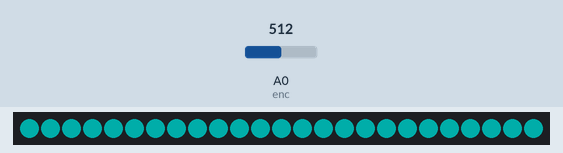
Recording of a sketch running on a simulated Arduino Uno, built with avr-gcc and run on an emulated ATmega328P. On the bench: 25 RGB LEDs in strip order, left to right. The inputs (shaded band) are chosen by the test bench; at power-on: A0 (enc) = 512. Dim RGB values are drawn brighter than linear.

Above: at 1.2 s.
1.3 s: A0 (enc) set to 716
At 2.1 s:
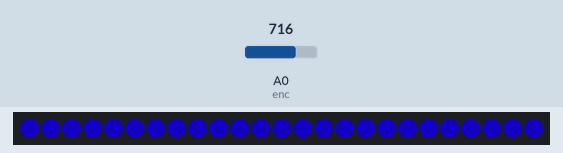
2.8 s: A0 (enc) set to 900
At 3.2 s:
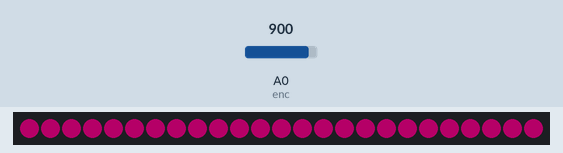
4.3 s: A0 (enc) set to 1023
At 5.5 s:
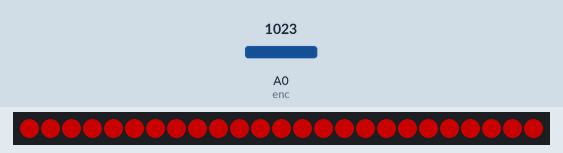
5.8 s: A0 (enc) set to 306
At 6.3 s:
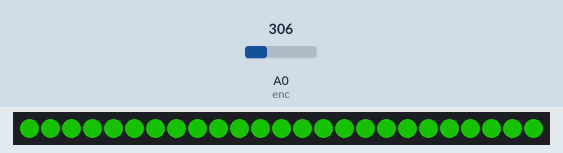
7.3 s: A0 (enc) set to 160
At 8.5 s:
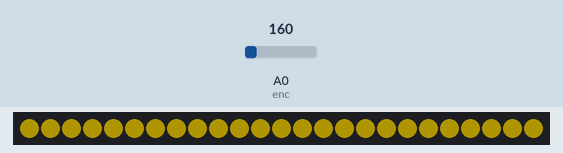
8.8 s: A0 (enc) set to 122
Timing chart, 0 to 11.3 s (numbered marks = the images above; inputs shaded):
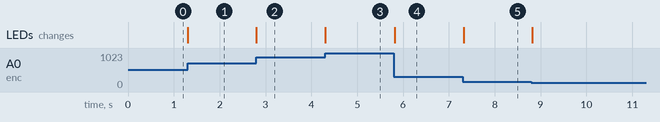

Measured:
- after the input at 1.3 s, the LEDs: change at once (image 1)
- after the input at 2.8 s, the LEDs: change at once (image 2)
- after the input at 4.3 s, the LEDs: change at once (image 3)
- after the input at 5.8 s, the LEDs: change at once (image 4)
- after the input at 7.3 s, the LEDs: change at once (image 5)

The sketch:

Neo_pixel_variable_resistance.ino
```cpp
#include <Adafruit_NeoPixel.h>

int Neo_pin = 7;
int enc = A0;

Adafruit_NeoPixel Neo = Adafruit_NeoPixel(25, Neo_pin, NEO_GRB);

void setup() {
  Neo.begin();
  Neo.setBrightness(100);
  Neo.clear();

}
void loop() {

int val = analogRead(enc);
int x = map(val, 0, 1023, 0, 255);
for (int i = 0; i < 25; i++) {
  Neo.setPixelColor(i, Wheel(x));
  }
  Neo.show();
  delay(20);
}

uint32_t Wheel
(byte WheelPos){
  int R, G, B;
  WheelPos = 255- WheelPos;
  if(WheelPos < 85){
    R = 255-(WheelPos *3);
    G = 0;
    B = WheelPos * 3;
    }
    else if(WheelPos < 170){
      WheelPos = WheelPos- 85;
      R = 0;
      G = WheelPos * 3;
      B = 255-(WheelPos * 3);
      }
      else{
        WheelPos = WheelPos- 170;
        R = WheelPos * 3;
        G = 255-(WheelPos * 3);
        B = 0;
        }
        return Neo.Color(R, G, B);
        }
```
